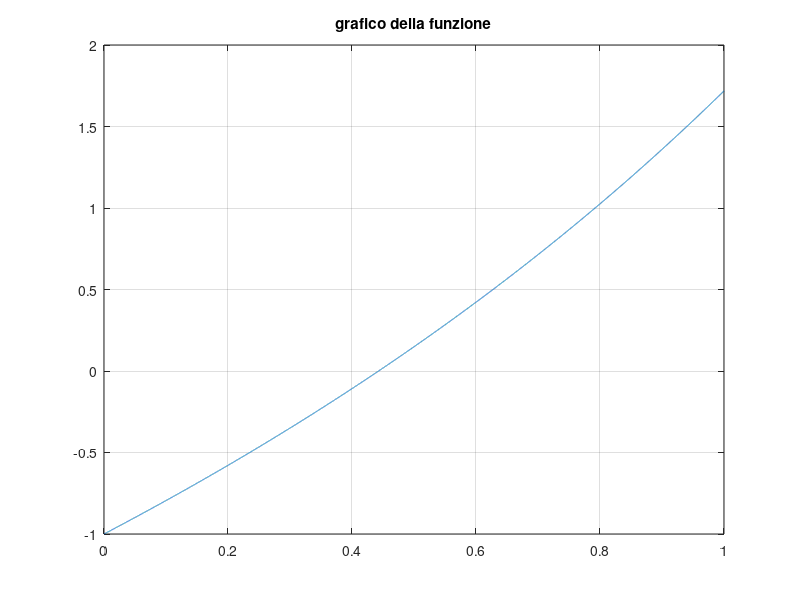

Here is the MATLAB script that generated this plot: (Note: this script raises an error after producing the figure.)
x = linspace(0,1,20000);
f = @(x) exp(x)-2+x;

a = 0;
b = 1;
figure(1)
plot(x,f(x));
grid on;
title('grafico della funzione');

fprintf('\n \t segno di f(0)*f(1): %1d', sign(f(a)*f(b)));

[x,xall,iterate] = bisezione(f,a,b,10^-8,10000);


zero_funz = 0.4428544010023885;

err_rel = abs(xall - zero_funz) / abs(zero_funz);

figure(2)
semilogy(err_rel);
title('errore relativo al variare delle iterate');
